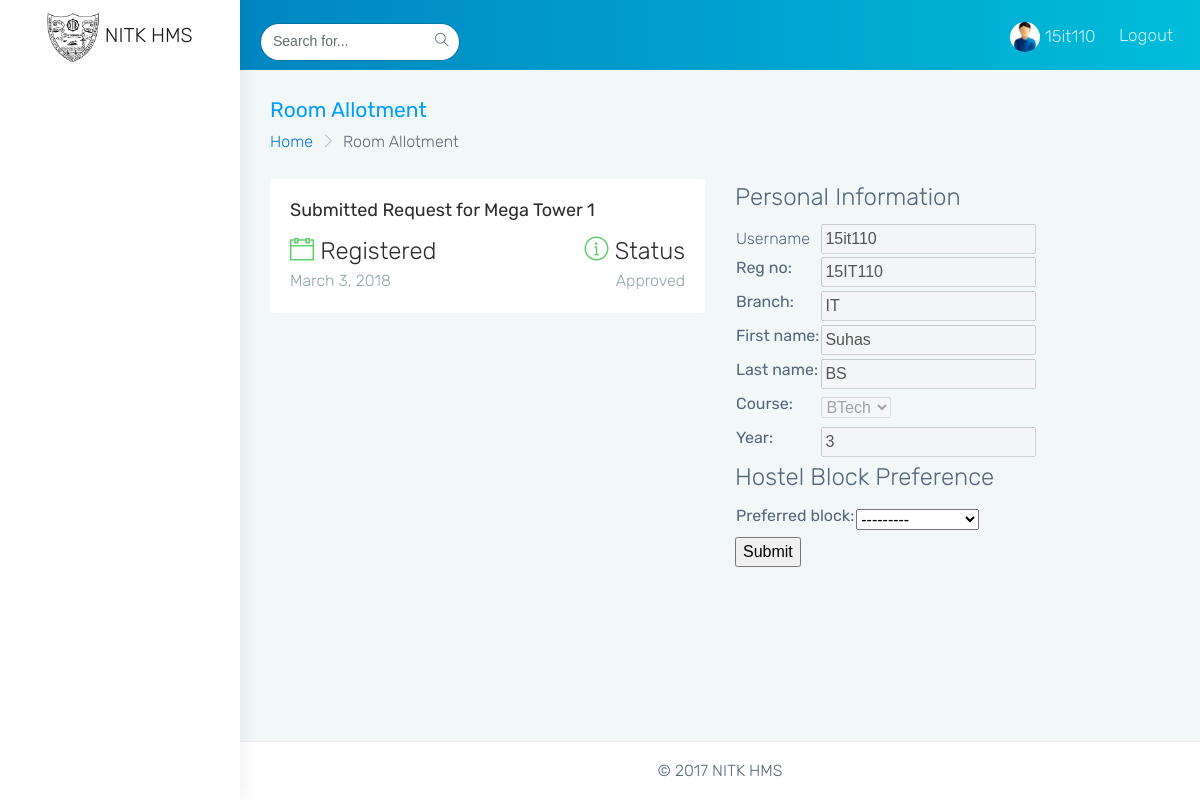
Page /hms/room_allotment/ (signed in) on the earlier database version.
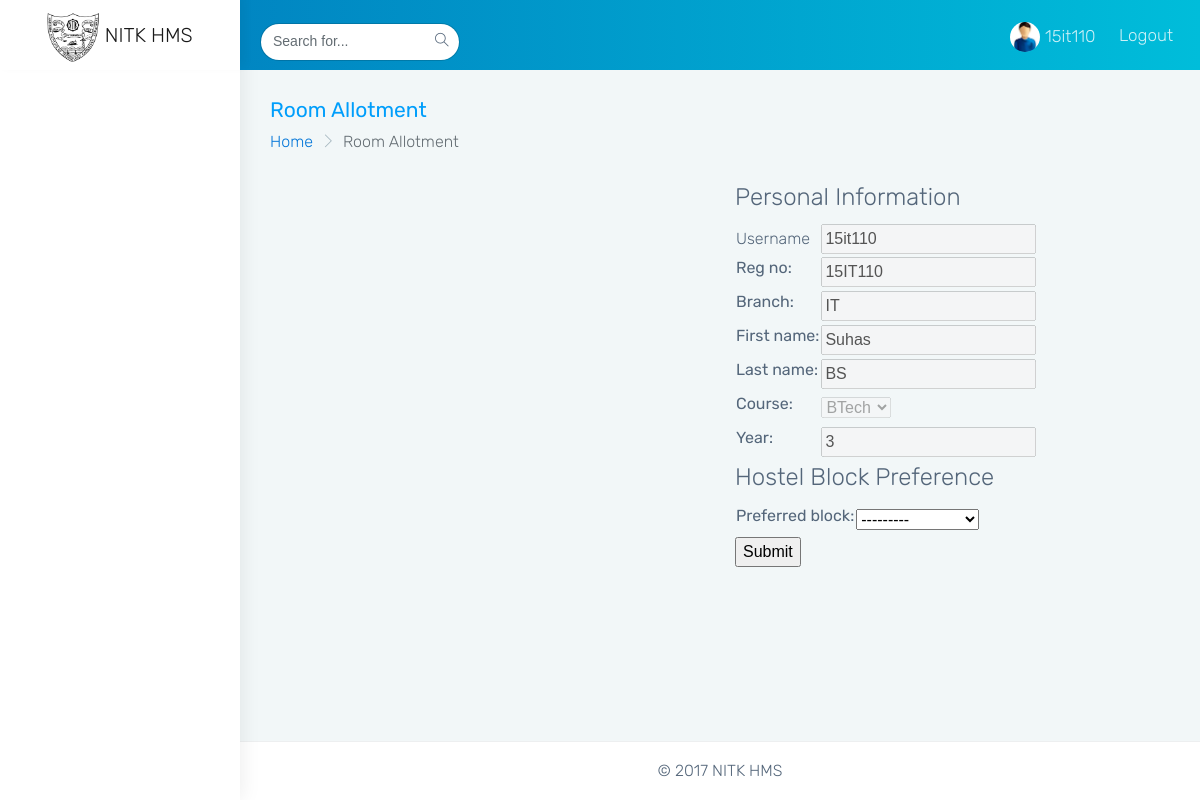
Same page on the later database version.
### HMSApp/models.py (models this page shows, shortened)
class RoomAllotment(models.Model):
	student = models.ForeignKey(Student, on_delete=models.CASCADE)
	preferred_block = models.ForeignKey(HostelBlock, on_delete=models.CASCADE, related_name='preference')
	allotted_block = models.ForeignKey(HostelBlock, on_delete=models.CASCADE, related_name='allotted', null=True)
	status = models.CharField(max_length=50)
	room_no = models.IntegerField(null=True)
	date = models.DateTimeField(auto_now_add=True, null=True)

class HostelBlock(models.Model):
	block_name = models.CharField(max_length=50)
	occupancy = models.IntegerField()
	total_rooms = models.IntegerField()
	allotted_rooms = models.IntegerField()
	def __str__(self):
		return self.block_name

class Student(models.Model):
	COURSE_CHOICES = (
    ('BTech', 'BTech'),
    ('MTech', 'MTech'),
    ('PhD', 'PhD'),
	)
	user = models.OneToOneField(User, models.CASCADE)
	reg_no = models.CharField(max_length=10, blank=True)
	branch = models.CharField(max_length=20,blank=True)
	first_name = models.CharField(max_length=50,blank=True)
	last_name = models.CharField(max_length=50,blank=True)
	course = models.CharField(max_length=10,blank=True, choices=COURSE_CHOICES)
	year = models.IntegerField(blank=True, null=True)

### HMSApp/views.py (the view)
class RoomAllotmentView(View):
	def get(self, request):
		form = ProfileForm(instance=request.user.student)
		room_preference_form = RoomAllotmentForm
		request_status = RoomAllotment.objects.filter(student=request.user.student)
		return render(request, 'HMSApp/room_allotment.html', {'form':form, 'preference_form':room_preference_form, 'request_status':request_status})
	def post(self, request):
		form = RoomAllotmentForm(request.POST)
		new_request = form.save(commit=False)
		new_request.student = request.user.student
		new_request.status = "Approval Pending"
		new_request.save()
		return redirect('/hms/room_allotment')

### HMSApp/forms.py
class ProfileForm(ModelForm):
	class Meta:
		model = Student
		exclude = ['user']

### HMSApp/templates/HMSApp/room_allotment.html (shortened to what this page needs)
{% extends 'HMSApp/index.html' %}
{% block dashboard %}
	<div class="row page-titles">
	    <div class="col-md-6 col-8 align-self-center">
	        <h3 class="text-themecolor m-b-0 m-t-0">Room Allotment</h3>
	        <ol class="breadcrumb">
	            <li class="breadcrumb-item"><a href="javascript:void(0)">Home</a></li>
	            <li class="breadcrumb-item active">Room Allotment</li>
	        </ol>
	    </div>
	</div>
	<div class="row">
                    <div class="col-sm">
                    {% if request_status %}
                    {% for req in request_status %}
                     <div class="row">
                      <div class="col-sm">
                      <a href='#'>
                        <div class="card" >
                            <div class="card-block">
                                <h4 class="card-title">Submitted Request for {{ req.preferred_block }}</h4>
                                <div>
                                 <div class="text-left" style='display: inline-block;'>
                                    <h2 class="font-light m-b-0"><i class="ti-calendar text-success"></i> Registered</h2>
                                    <span class="text-muted">{{req.date.date}}</span>
                                </div>
                                <div class="text-right" style='display: inline-block; float: right'>
                                    <h2 class="font-light m-b-0"><i class="ti-info-alt text-success"></i> Status</h2>
                                    <span class="text-muted">{{req.status}}</span>
                                </div>
                              	</div>
                            </div>
                        </div>
                      </a>
                     </div>
                     </div>
                     {% endfor %}
                     {% endif %}
                    </div>
                    <div class="col-sm">
                      <form method="POST" action="">
						<fieldset disabled="">
						<legend>Personal Information</legend>
						<table>
						<tr>
						<td>Username</td><td><input type='text' value='{{ request.user.username }} ' disabled></td>
						</tr>
						{% for element in form %}
						<tr>
							<td>{{ element.label_tag }}</td><td>{{ element }}</td>
						</tr>
						{% endfor %}
						</table>
						</fieldset>
						<fieldset>
						<legend>Hostel Block Preference</legend>
						<table>
						{% for element in preference_form %}
						<tr>
							<td>{{ element.label_tag }}</td><td>{{ element }}</td>
						</tr>
						{% endfor %}
						</table>
						<input type="submit" name="">
						</fieldset>
					  </form>
                    </div>
                </div>
{% endblock %}

Differences in the rows shown:
removed RoomAllotment: preferred_block "Mega Tower 1", date "March 3, 2018", status "Approved"
